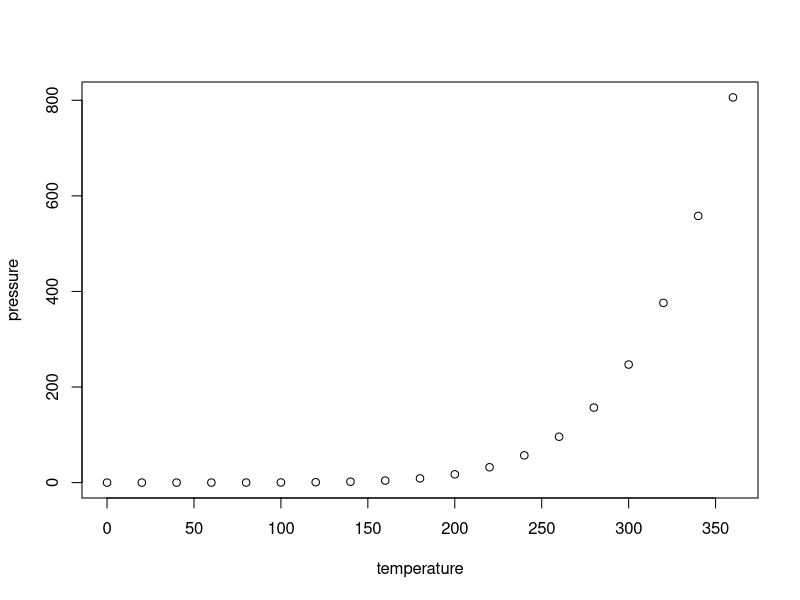
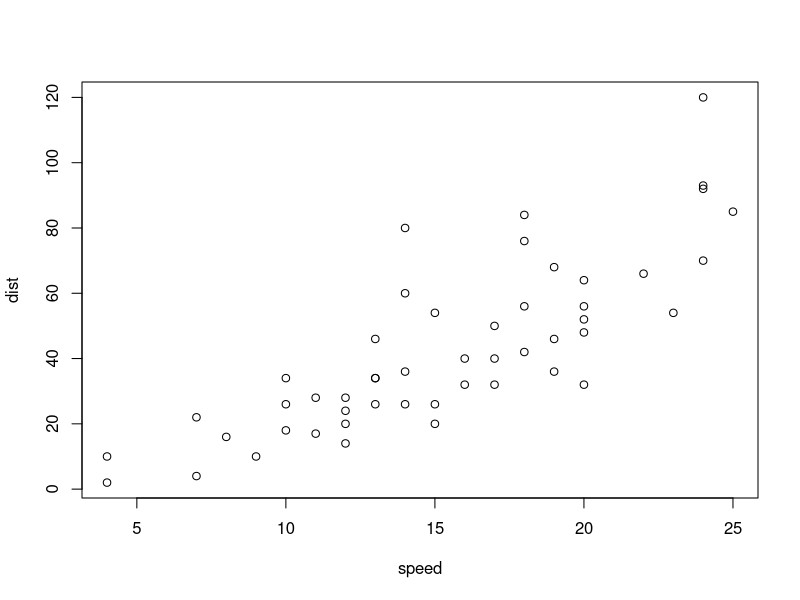
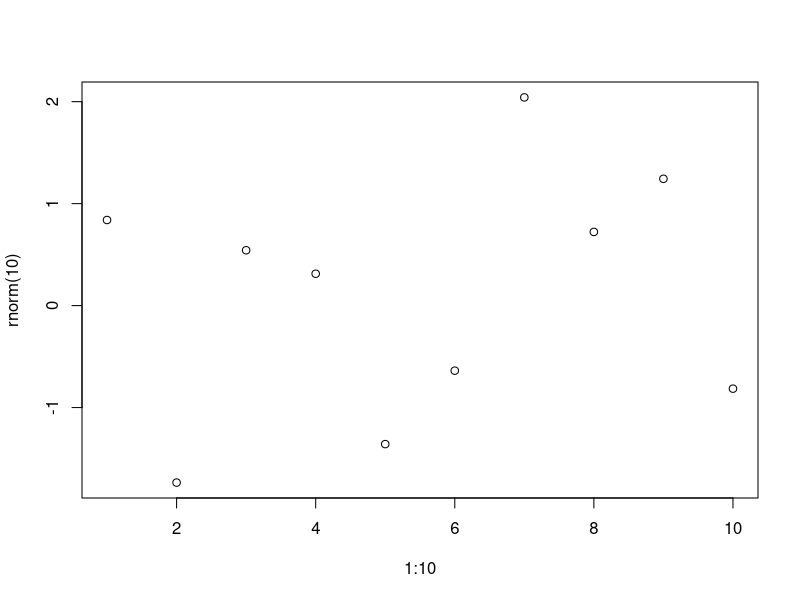
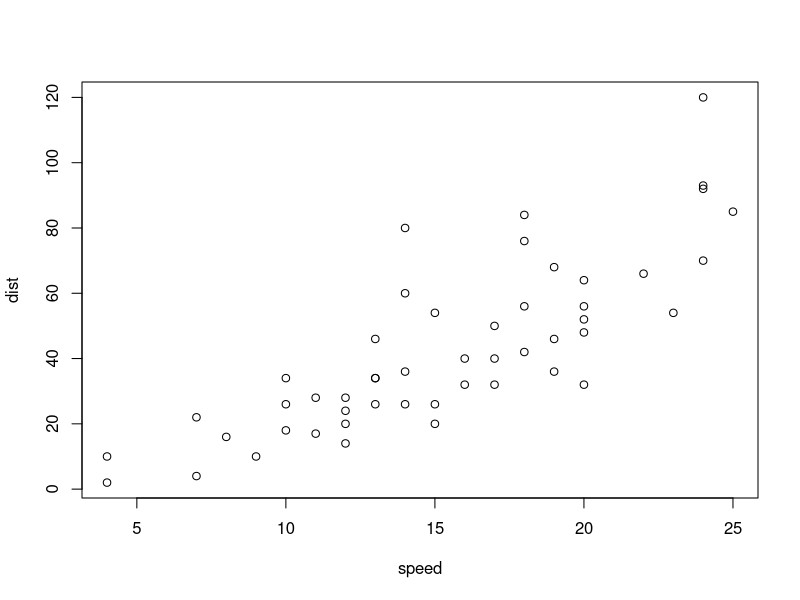
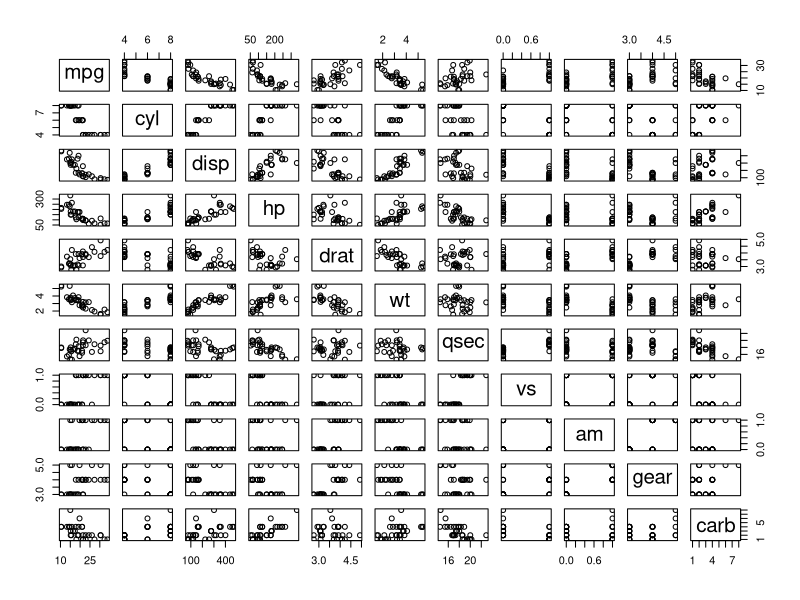
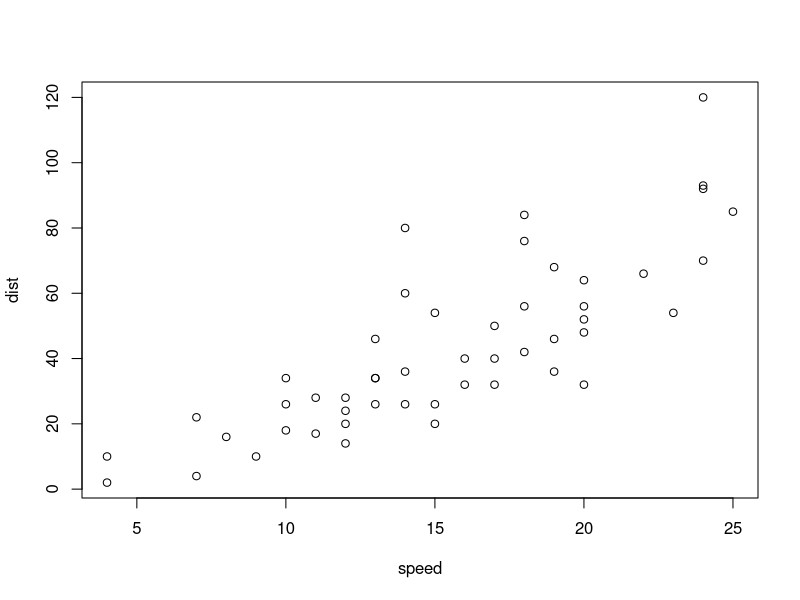
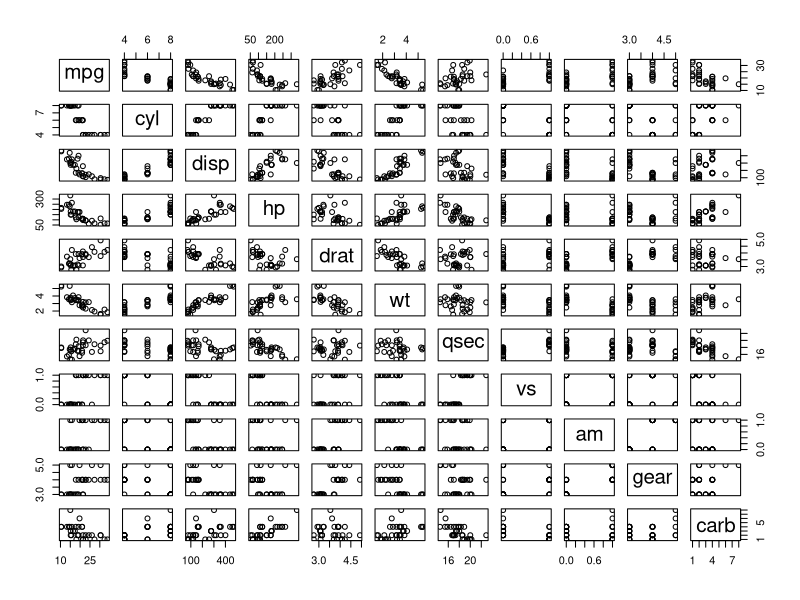
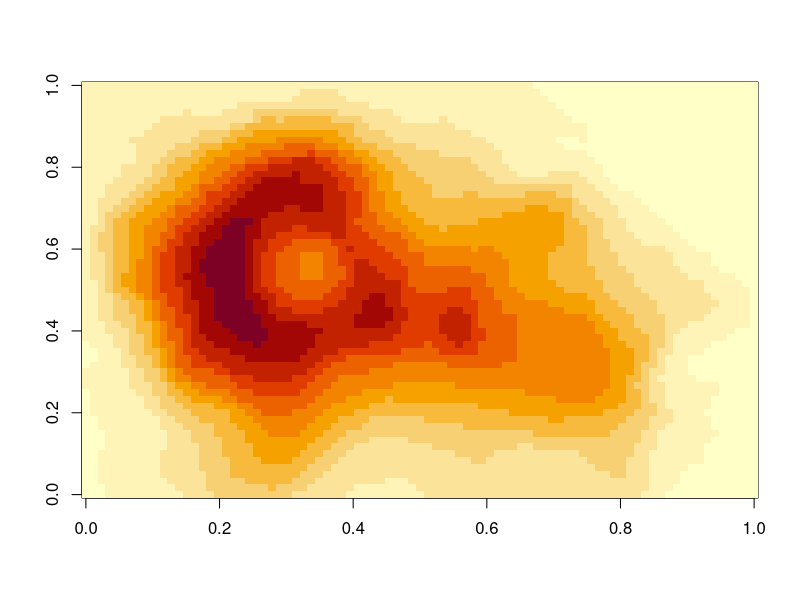

R code for these plots, in order:
## ---- chunk 1
#| panzoom: true
#| label: fig-r-sub
#| layout-ncol: 2
#| fig-alt:
#|   - "Scatter plot of vapor pressure rising steeply with temperature"
#|   - "Scatter plot of stopping distance against speed for 50 cars"
#| fig-cap: >-
#|   Vapor pressure of mercury, and stopping distances of cars.
#| fig-subcap: ["Pressure", "Cars"]

plot(pressure)
plot(cars)
## ---- chunk 2
#| panzoom:
#|   group: r-graph
#|   description: Ten random points.
#| fig-alt: "Scatter plot of ten random points"
#| fig-cap: >-
#|   Ten random points against their index.

plot(1:10, rnorm(10))
## ---- chunk 3
#| lightbox:
#|   group: r-graph
#|   description: Stopping distance against speed.
#| fig-alt: "Scatter plot of stopping distance against speed for 50 cars"
#| fig-cap: >-
#|   Stopping distance against speed for 50 cars.

plot(cars)
## ---- chunk 4
#| panzoom:
#|   group: cars
#|   description:
#|     - The mtcars data, each variable against every other.
#|     - Stopping distance against speed.
#| fig-alt:
#|   - >-
#|     Scatterplot matrix of the mtcars data, each variable plotted against
#|     every other
#|   - "Scatter plot of stopping distance against speed for 50 cars"
#| fig-cap:
#|   - "The mtcars data, each variable plotted against every other."
#|   - "Stopping distance against speed for 50 cars."

plot(mtcars)
plot(cars)
## ---- chunk 5
#| lightbox: false
#| fig-alt: >-
#|   Scatterplot matrix of the mtcars data, each variable plotted against every
#|   other
#| fig-cap: "The mtcars data, each variable plotted against every other."

plot(mtcars)
## ---- chunk 6
#| label: fig-plain
#| fig-alt: >-
#|   Heat map of the Maunga Whau volcano's heights, in yellow, orange, and red
#| fig-cap: >-
#|   Heights of Maunga Whau (Mount Eden), from pale yellow (low) to dark red
#|   (high).

image(z = volcano)
## ---- chunk 7
#| panzoom: true
#| fig-link: "https://quarto.org"
#| fig-alt: >-
#|   Scatter plot of vapor pressure rising steeply with temperature; opens the
#|   Quarto website
#| fig-cap: "Vapor pressure of mercury against temperature."

plot(pressure)
